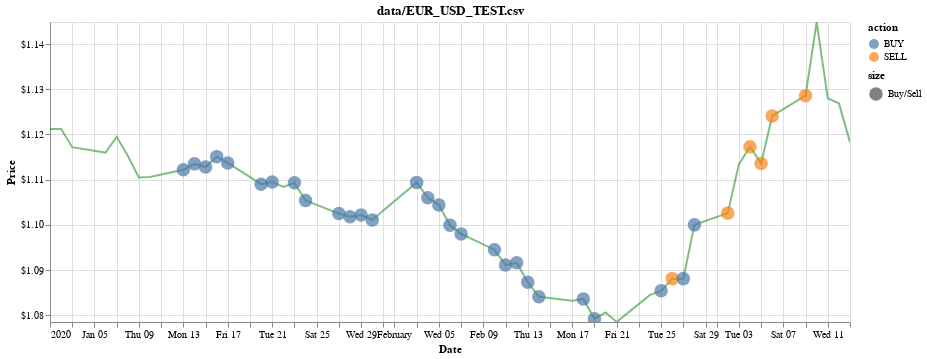

This figure's notebook cell:
### Code cell
chart = visualize(df, history, title=test_stock)
chart

### Figure 1 — Vega-Lite specification as saved in the notebook (floating-point values rounded to 4 significant figures)
{"config": {"view": {"continuousWidth": 400, "continuousHeight": 300}}, "layer": [{"mark": {"type": "line", "color": "green", "opacity": 0.5}, "encoding": {"x": {"type": "temporal", "field": "Date"}, "y": {"type": "quantitative", "axis": {"format": "$.2f", "title": "Price"}, "field": "position", "scale": {"clamp": true, "domain": [1.079, 1.145]}}}, "selection": {"selector017": {"type": "interval", "bind": "scales", "encodings": ["x"]}}}, {"mark": {"type": "point", "filled": true}, "encoding": {"color": {"type": "nominal", "field": "action"}, "size": {"type": "nominal", "field": "size"}, "x": {"type": "temporal", "axis": {"title": "Date"}, "field": "Date"}, "y": {"type": "quantitative", "axis": {"format": "$.2f", "title": "Price"}, "field": "position", "scale": {"clamp": true, "domain": [1.079, 1.145]}}}, "selection": {"selector018": {"type": "interval", "bind": "scales", "encodings": ["x"]}}, "transform": [{"filter": "(datum.action !== 'HOLD')"}]}], "data": {"name": "data-4a8207c02e04dae9dcc4fd4cae49c7d6"}, "height": 300, "title": "data/EUR_USD_TEST.csv", "width": 800, "$schema": "https://vega.github.io/schema/vega-lite/v4.0.2.json", "datasets": {"data-4a8207c02e04dae9dcc4fd4cae49c7d6": [{"Date": "2020-01-01T00:00:00", "actual": 1.121, "position": 1.121, "action": "HOLD", "size": "Buy/Sell"}, {"Date": "2020-01-02T00:00:00", "actual": 1.117, "position": 1.121, "action": "HOLD", "size": "Buy/Sell"}, {"Date": "2020-01-03T00:00:00", "actual": 1.116, "position": 1.117, "action": "HOLD", "size": "Buy/Sell"}, {"Date": "2020-01-06T00:00:00", "actual": 1.119, "position": 1.116, "action": "HOLD", "size": "Buy/Sell"}, {"Date": "2020-01-07T00:00:00", "actual": 1.115, "position": 1.119, "action": "HOLD", "size": "Buy/Sell"}, {"Date": "2020-01-08T00:00:00", "actual": 1.111, "position": 1.115, "action": "HOLD", "size": "Buy/Sell"}, {"Date": "2020-01-09T00:00:00", "actual": 1.111, "position": 1.111, "action": "HOLD", "size": "Buy/Sell"}, {"Date": "2020-01-10T00:00:00", "actual": 1.112, "position": 1.111, "action": "HOLD", "size": "Buy/Sell"}, {"Date": "2020-01-13T00:00:00", "actual": 1.113, "position": 1.112, "action": "BUY", "size": "Buy/Sell"}, {"Date": "2020-01-14T00:00:00", "actual": 1.113, "position": 1.113, "action": "BUY", "size": "Buy/Sell"}, {"Date": "2020-01-15T00:00:00", "actual": 1.115, "position": 1.113, "action": "BUY", "size": "Buy/Sell"}, {"Date": "2020-01-16T00:00:00", "actual": 1.114, "position": 1.115, "action": "BUY", "size": "Buy/Sell"}, {"Date": "2020-01-17T00:00:00", "actual": 1.109, "position": 1.114, "action": "BUY", "size": "Buy/Sell"}, {"Date": "2020-01-20T00:00:00", "actual": 1.109, "position": 1.109, "action": "BUY", "size": "Buy/Sell"}, {"Date": "2020-01-21T00:00:00", "actual": 1.108, "position": 1.109, "action": "BUY", "size": "Buy/Sell"}, {"Date": "2020-01-22T00:00:00", "actual": 1.109, "position": 1.108, "action": "HOLD", "size": "Buy/Sell"}, {"Date": "2020-01-23T00:00:00", "actual": 1.105, "position": 1.109, "action": "BUY", "size": "Buy/Sell"}, {"Date": "2020-01-24T00:00:00", "actual": 1.103, "position": 1.105, "action": "BUY", "size": "Buy/Sell"}, {"Date": "2020-01-27T00:00:00", "actual": 1.102, "position": 1.103, "action": "BUY", "size": "Buy/Sell"}, {"Date": "2020-01-28T00:00:00", "actual": 1.102, "position": 1.102, "action": "BUY", "size": "Buy/Sell"}, {"Date": "2020-01-29T00:00:00", "actual": 1.101, "position": 1.102, "action": "BUY", "size": "Buy/Sell"}, {"Date": "2020-01-30T00:00:00", "actual": 1.103, "position": 1.101, "action": "BUY", "size": "Buy/Sell"}, {"Date": "2020-01-31T00:00:00", "actual": 1.109, "position": 1.103, "action": "HOLD", "size": "Buy/Sell"}, {"Date": "2020-02-03T00:00:00", "actual": 1.106, "position": 1.109, "action": "BUY", "size": "Buy/Sell"}, {"Date": "2020-02-04T00:00:00", "actual": 1.104, "position": 1.106, "action": "BUY", "size": "Buy/Sell"}, {"Date": "2020-02-05T00:00:00", "actual": 1.1, "position": 1.104, "action": "BUY", "size": "Buy/Sell"}, {"Date": "2020-02-06T00:00:00", "actual": 1.098, "position": 1.1, "action": "BUY", "size": "Buy/Sell"}, {"Date": "2020-02-07T00:00:00", "actual": 1.095, "position": 1.098, "action": "BUY", "size": "Buy/Sell"}, {"Date": "2020-02-10T00:00:00", "actual": 1.091, "position": 1.095, "action": "BUY", "size": "Buy/Sell"}, {"Date": "2020-02-11T00:00:00", "actual": 1.092, "position": 1.091, "action": "BUY", "size": "Buy/Sell"}, {"Date": "2020-02-12T00:00:00", "actual": 1.087, "position": 1.092, "action": "BUY", "size": "Buy/Sell"}, {"Date": "2020-02-13T00:00:00", "actual": 1.084, "position": 1.087, "action": "BUY", "size": "Buy/Sell"}, {"Date": "2020-02-14T00:00:00", "actual": 1.083, "position": 1.084, "action": "BUY", "size": "Buy/Sell"}, {"Date": "2020-02-17T00:00:00", "actual": 1.084, "position": 1.083, "action": "HOLD", "size": "Buy/Sell"}, {"Date": "2020-02-18T00:00:00", "actual": 1.079, "position": 1.084, "action": "BUY", "size": "Buy/Sell"}, {"Date": "2020-02-19T00:00:00", "actual": 1.081, "position": 1.079, "action": "BUY", "size": "Buy/Sell"}, {"Date": "2020-02-20T00:00:00", "actual": 1.079, "position": 1.081, "action": "HOLD", "size": "Buy/Sell"}, {"Date": "2020-02-21T00:00:00", "actual": 1.085, "position": 1.079, "action": "HOLD", "size": "Buy/Sell"}, {"Date": "2020-02-24T00:00:00", "actual": 1.085, "position": 1.085, "action": "HOLD", "size": "Buy/Sell"}, {"Date": "2020-02-25T00:00:00", "actual": 1.088, "position": 1.085, "action": "BUY", "size": "Buy/Sell"}, {"Date": "2020-02-26T00:00:00", "actual": 1.088, "position": 1.088, "action": "SELL", "size": "Buy/Sell"}, {"Date": "2020-02-27T00:00:00", "actual": 1.1, "position": 1.088, "action": "BUY", "size": "Buy/Sell"}, {"Date": "2020-02-28T00:00:00", "actual": 1.103, "position": 1.1, "action": "BUY", "size": "Buy/Sell"}, {"Date": "2020-03-02T00:00:00", "actual": 1.113, "position": 1.103, "action": "SELL", "size": "Buy/Sell"}, {"Date": "2020-03-03T00:00:00", "actual": 1.117, "position": 1.113, "action": "HOLD", "size": "Buy/Sell"}, {"Date": "2020-03-04T00:00:00", "actual": 1.114, "position": 1.117, "action": "SELL", "size": "Buy/Sell"}, {"Date": "2020-03-05T00:00:00", "actual": 1.124, "position": 1.114, "action": "SELL", "size": "Buy/Sell"}, {"Date": "2020-03-06T00:00:00", "actual": 1.129, "position": 1.124, "action": "SELL", "size": "Buy/Sell"}, {"Date": "2020-03-09T00:00:00", "actual": 1.145, "position": 1.129, "action": "SELL", "size": "Buy/Sell"}, {"Date": "2020-03-10T00:00:00", "actual": 1.128, "position": 1.145, "action": "HOLD", "size": "Buy/Sell"}, {"Date": "2020-03-11T00:00:00", "actual": 1.127, "position": 1.128, "action": "HOLD", "size": "Buy/Sell"}, {"Date": "2020-03-12T00:00:00", "actual": 1.118, "position": 1.127, "action": "HOLD", "size": "Buy/Sell"}, {"Date": "2020-03-13T00:00:00", "actual": 1.121, "position": 1.118, "action": "HOLD", "size": "Buy/Sell"}]}}
